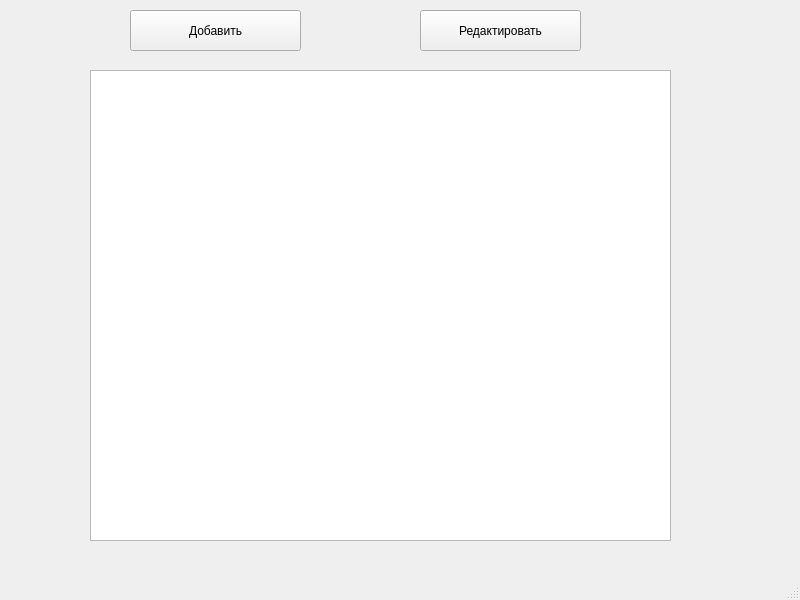
<?xml version="1.0" encoding="UTF-8"?>
<ui version="4.0">
 <class>MainWindow</class>
 <widget class="QMainWindow" name="MainWindow">
  <property name="geometry">
   <rect>
    <x>0</x>
    <y>0</y>
    <width>800</width>
    <height>600</height>
   </rect>
  </property>
  <property name="windowTitle">
   <string>MainWindow</string>
  </property>
  <widget class="QWidget" name="centralwidget">
   <widget class="QTableWidget" name="tableWidget">
    <property name="geometry">
     <rect>
      <x>90</x>
      <y>70</y>
      <width>581</width>
      <height>471</height>
     </rect>
    </property>
   </widget>
   <widget class="QPushButton" name="pushButton">
    <property name="geometry">
     <rect>
      <x>130</x>
      <y>10</y>
      <width>171</width>
      <height>41</height>
     </rect>
    </property>
    <property name="text">
     <string>Добавить</string>
    </property>
   </widget>
   <widget class="QPushButton" name="pushButton_2">
    <property name="geometry">
     <rect>
      <x>420</x>
      <y>10</y>
      <width>161</width>
      <height>41</height>
     </rect>
    </property>
    <property name="text">
     <string>Редактировать</string>
    </property>
   </widget>
  </widget>
  <widget class="QMenuBar" name="menubar">
   <property name="geometry">
    <rect>
     <x>0</x>
     <y>0</y>
     <width>800</width>
     <height>21</height>
    </rect>
   </property>
  </widget>
  <widget class="QStatusBar" name="statusbar"/>
 </widget>
 <resources/>
 <connections/>
</ui>
